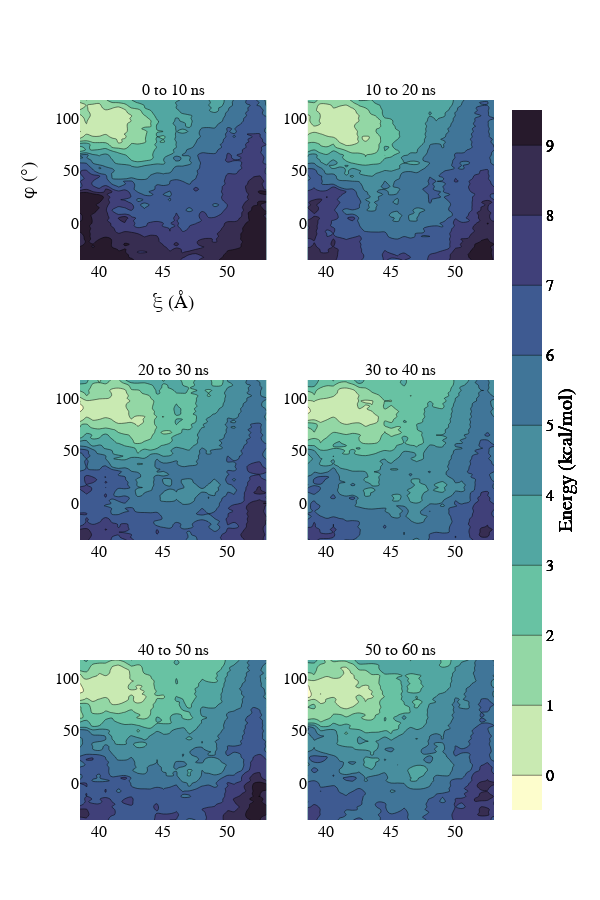

Here is the notebook cell this chart was saved with:
### Code cell
nb=8
fig = make_subplots(rows=3,cols=2, subplot_titles=["%d to %d ns" % (_*10, (_+1)*10) for _ in range(nb)])
for i in range(nb-2):
    fig.add_trace(go.Contour(z=pmf_array[i+2,10:-5,:-1],x=cols[2:-2],y=rows[10:-5], \
                             contours=dict(start=0,end=9,size=1),colorscale='deep', \
                                                  colorbar=dict(
            title='Energy\n(kcal/mol)', # title here
            titleside='right',
            titlefont=dict(
                size=20,
                family='Arial Black, sans-serif',
            color='black'))), \
                             row=1+int(i/2),col=1+i%2)
    
 #   fig.update_xaxes(title_text="ψ (Å)",row=1+int(i/2),col=i%2+1)
fig['layout'].update(width=600,height=900)
fig.update_layout(
    xaxis_title="ξ (Å)",
    yaxis_title="φ (°)",
    font=dict(size=16,family='Arial',color='black'),
    showlegend=False
)
fig.show()
fig.write_image("blocks.svg")

### Figure 1 — Plotly figure (JSON) as saved in the notebook; plotly's stock layout.template omitted (floating-point values rounded to 4 significant figures; data arrays with more than 128 entries replaced by an {"elided": "..."} marker saying what was removed)
{"data": [{"colorbar": {"title": {"font": {"color": "black", "family": "Arial Black, sans-serif", "size": 20}, "side": "right", "text": "Energy\n(kcal/mol)"}}, "colorscale": [[0, "rgb(253, 253, 204)"], [0.09091, "rgb(206, 236, 179)"], [0.1818, "rgb(156, 219, 165)"], [0.2727, "rgb(111, 201, 163)"], [0.3636, "rgb(86, 177, 163)"], [0.4545, "rgb(76, 153, 160)"], [0.5455, "rgb(68, 130, 155)"], [0.6364, "rgb(62, 108, 150)"], [0.7273, "rgb(62, 82, 143)"], [0.8182, "rgb(64, 60, 115)"], [0.9091, "rgb(54, 43, 77)"], [1, "rgb(39, 26, 44)"]], "contours": {"end": 9, "size": 1, "start": 0}, "type": "contour", "x": [38.55, 39.05, 39.55, 40.05, 40.55, 41.05, 41.55, 42.05, 42.55, 43.05, 43.55, 44.05, 44.55, 45.05, 45.55, 46.05, 46.55, 47.05, 47.55, 48.05, 48.55, 49.05, 49.55, 50.05, 50.55, 51.05, 51.55], "xaxis": "x", "y": [-34.95, -32.45, -29.95, -27.45, -24.95, -22.45, -19.95, -17.45, -14.95, -12.45, -9.95, -7.45, -4.95, -2.45, 0.05, 2.55, 5.05, 7.55, 10.05, 12.55, 15.05, 17.55, 20.05, 22.55, 25.05, 27.55, 30.05, 32.55, 35.05, 37.55, 40.05, 42.55, 45.05, 47.55, 50.05, 52.55, 55.05, 57.55, 60.05, 62.55, 65.05, 67.55, 70.05, 72.55, 75.05, 77.55, 80.05, 82.55, 85.05, 87.55, 90.05, 92.55, 95.05, 97.55, 100.0, 102.5, 105.0, 107.5, 110.0, 112.5, 115.0, 117.5], "yaxis": "y", "z": {"elided": "62x30 float values"}}, {"colorbar": {"title": {"font": {"color": "black", "family": "Arial Black, sans-serif", "size": 20}, "side": "right", "text": "Energy\n(kcal/mol)"}}, "colorscale": [[0, "rgb(253, 253, 204)"], [0.09091, "rgb(206, 236, 179)"], [0.1818, "rgb(156, 219, 165)"], [0.2727, "rgb(111, 201, 163)"], [0.3636, "rgb(86, 177, 163)"], [0.4545, "rgb(76, 153, 160)"], [0.5455, "rgb(68, 130, 155)"], [0.6364, "rgb(62, 108, 150)"], [0.7273, "rgb(62, 82, 143)"], [0.8182, "rgb(64, 60, 115)"], [0.9091, "rgb(54, 43, 77)"], [1, "rgb(39, 26, 44)"]], "contours": {"end": 9, "size": 1, "start": 0}, "type": "contour", "x": [38.55, 39.05, 39.55, 40.05, 40.55, 41.05, 41.55, 42.05, 42.55, 43.05, 43.55, 44.05, 44.55, 45.05, 45.55, 46.05, 46.55, 47.05, 47.55, 48.05, 48.55, 49.05, 49.55, 50.05, 50.55, 51.05, 51.55], "xaxis": "x2", "y": [-34.95, -32.45, -29.95, -27.45, -24.95, -22.45, -19.95, -17.45, -14.95, -12.45, -9.95, -7.45, -4.95, -2.45, 0.05, 2.55, 5.05, 7.55, 10.05, 12.55, 15.05, 17.55, 20.05, 22.55, 25.05, 27.55, 30.05, 32.55, 35.05, 37.55, 40.05, 42.55, 45.05, 47.55, 50.05, 52.55, 55.05, 57.55, 60.05, 62.55, 65.05, 67.55, 70.05, 72.55, 75.05, 77.55, 80.05, 82.55, 85.05, 87.55, 90.05, 92.55, 95.05, 97.55, 100.0, 102.5, 105.0, 107.5, 110.0, 112.5, 115.0, 117.5], "yaxis": "y2", "z": {"elided": "62x30 float values"}}, {"colorbar": {"title": {"font": {"color": "black", "family": "Arial Black, sans-serif", "size": 20}, "side": "right", "text": "Energy\n(kcal/mol)"}}, "colorscale": [[0, "rgb(253, 253, 204)"], [0.09091, "rgb(206, 236, 179)"], [0.1818, "rgb(156, 219, 165)"], [0.2727, "rgb(111, 201, 163)"], [0.3636, "rgb(86, 177, 163)"], [0.4545, "rgb(76, 153, 160)"], [0.5455, "rgb(68, 130, 155)"], [0.6364, "rgb(62, 108, 150)"], [0.7273, "rgb(62, 82, 143)"], [0.8182, "rgb(64, 60, 115)"], [0.9091, "rgb(54, 43, 77)"], [1, "rgb(39, 26, 44)"]], "contours": {"end": 9, "size": 1, "start": 0}, "type": "contour", "x": [38.55, 39.05, 39.55, 40.05, 40.55, 41.05, 41.55, 42.05, 42.55, 43.05, 43.55, 44.05, 44.55, 45.05, 45.55, 46.05, 46.55, 47.05, 47.55, 48.05, 48.55, 49.05, 49.55, 50.05, 50.55, 51.05, 51.55], "xaxis": "x3", "y": [-34.95, -32.45, -29.95, -27.45, -24.95, -22.45, -19.95, -17.45, -14.95, -12.45, -9.95, -7.45, -4.95, -2.45, 0.05, 2.55, 5.05, 7.55, 10.05, 12.55, 15.05, 17.55, 20.05, 22.55, 25.05, 27.55, 30.05, 32.55, 35.05, 37.55, 40.05, 42.55, 45.05, 47.55, 50.05, 52.55, 55.05, 57.55, 60.05, 62.55, 65.05, 67.55, 70.05, 72.55, 75.05, 77.55, 80.05, 82.55, 85.05, 87.55, 90.05, 92.55, 95.05, 97.55, 100.0, 102.5, 105.0, 107.5, 110.0, 112.5, 115.0, 117.5], "yaxis": "y3", "z": {"elided": "62x30 float values"}}, {"colorbar": {"title": {"font": {"color": "black", "family": "Arial Black, sans-serif", "size": 20}, "side": "right", "text": "Energy\n(kcal/mol)"}}, "colorscale": [[0, "rgb(253, 253, 204)"], [0.09091, "rgb(206, 236, 179)"], [0.1818, "rgb(156, 219, 165)"], [0.2727, "rgb(111, 201, 163)"], [0.3636, "rgb(86, 177, 163)"], [0.4545, "rgb(76, 153, 160)"], [0.5455, "rgb(68, 130, 155)"], [0.6364, "rgb(62, 108, 150)"], [0.7273, "rgb(62, 82, 143)"], [0.8182, "rgb(64, 60, 115)"], [0.9091, "rgb(54, 43, 77)"], [1, "rgb(39, 26, 44)"]], "contours": {"end": 9, "size": 1, "start": 0}, "type": "contour", "x": [38.55, 39.05, 39.55, 40.05, 40.55, 41.05, 41.55, 42.05, 42.55, 43.05, 43.55, 44.05, 44.55, 45.05, 45.55, 46.05, 46.55, 47.05, 47.55, 48.05, 48.55, 49.05, 49.55, 50.05, 50.55, 51.05, 51.55], "xaxis": "x4", "y": [-34.95, -32.45, -29.95, -27.45, -24.95, -22.45, -19.95, -17.45, -14.95, -12.45, -9.95, -7.45, -4.95, -2.45, 0.05, 2.55, 5.05, 7.55, 10.05, 12.55, 15.05, 17.55, 20.05, 22.55, 25.05, 27.55, 30.05, 32.55, 35.05, 37.55, 40.05, 42.55, 45.05, 47.55, 50.05, 52.55, 55.05, 57.55, 60.05, 62.55, 65.05, 67.55, 70.05, 72.55, 75.05, 77.55, 80.05, 82.55, 85.05, 87.55, 90.05, 92.55, 95.05, 97.55, 100.0, 102.5, 105.0, 107.5, 110.0, 112.5, 115.0, 117.5], "yaxis": "y4", "z": {"elided": "62x30 float values"}}, {"colorbar": {"title": {"font": {"color": "black", "family": "Arial Black, sans-serif", "size": 20}, "side": "right", "text": "Energy\n(kcal/mol)"}}, "colorscale": [[0, "rgb(253, 253, 204)"], [0.09091, "rgb(206, 236, 179)"], [0.1818, "rgb(156, 219, 165)"], [0.2727, "rgb(111, 201, 163)"], [0.3636, "rgb(86, 177, 163)"], [0.4545, "rgb(76, 153, 160)"], [0.5455, "rgb(68, 130, 155)"], [0.6364, "rgb(62, 108, 150)"], [0.7273, "rgb(62, 82, 143)"], [0.8182, "rgb(64, 60, 115)"], [0.9091, "rgb(54, 43, 77)"], [1, "rgb(39, 26, 44)"]], "contours": {"end": 9, "size": 1, "start": 0}, "type": "contour", "x": [38.55, 39.05, 39.55, 40.05, 40.55, 41.05, 41.55, 42.05, 42.55, 43.05, 43.55, 44.05, 44.55, 45.05, 45.55, 46.05, 46.55, 47.05, 47.55, 48.05, 48.55, 49.05, 49.55, 50.05, 50.55, 51.05, 51.55], "xaxis": "x5", "y": [-34.95, -32.45, -29.95, -27.45, -24.95, -22.45, -19.95, -17.45, -14.95, -12.45, -9.95, -7.45, -4.95, -2.45, 0.05, 2.55, 5.05, 7.55, 10.05, 12.55, 15.05, 17.55, 20.05, 22.55, 25.05, 27.55, 30.05, 32.55, 35.05, 37.55, 40.05, 42.55, 45.05, 47.55, 50.05, 52.55, 55.05, 57.55, 60.05, 62.55, 65.05, 67.55, 70.05, 72.55, 75.05, 77.55, 80.05, 82.55, 85.05, 87.55, 90.05, 92.55, 95.05, 97.55, 100.0, 102.5, 105.0, 107.5, 110.0, 112.5, 115.0, 117.5], "yaxis": "y5", "z": {"elided": "62x30 float values"}}, {"colorbar": {"title": {"font": {"color": "black", "family": "Arial Black, sans-serif", "size": 20}, "side": "right", "text": "Energy\n(kcal/mol)"}}, "colorscale": [[0, "rgb(253, 253, 204)"], [0.09091, "rgb(206, 236, 179)"], [0.1818, "rgb(156, 219, 165)"], [0.2727, "rgb(111, 201, 163)"], [0.3636, "rgb(86, 177, 163)"], [0.4545, "rgb(76, 153, 160)"], [0.5455, "rgb(68, 130, 155)"], [0.6364, "rgb(62, 108, 150)"], [0.7273, "rgb(62, 82, 143)"], [0.8182, "rgb(64, 60, 115)"], [0.9091, "rgb(54, 43, 77)"], [1, "rgb(39, 26, 44)"]], "contours": {"end": 9, "size": 1, "start": 0}, "type": "contour", "x": [38.55, 39.05, 39.55, 40.05, 40.55, 41.05, 41.55, 42.05, 42.55, 43.05, 43.55, 44.05, 44.55, 45.05, 45.55, 46.05, 46.55, 47.05, 47.55, 48.05, 48.55, 49.05, 49.55, 50.05, 50.55, 51.05, 51.55], "xaxis": "x6", "y": [-34.95, -32.45, -29.95, -27.45, -24.95, -22.45, -19.95, -17.45, -14.95, -12.45, -9.95, -7.45, -4.95, -2.45, 0.05, 2.55, 5.05, 7.55, 10.05, 12.55, 15.05, 17.55, 20.05, 22.55, 25.05, 27.55, 30.05, 32.55, 35.05, 37.55, 40.05, 42.55, 45.05, 47.55, 50.05, 52.55, 55.05, 57.55, 60.05, 62.55, 65.05, 67.55, 70.05, 72.55, 75.05, 77.55, 80.05, 82.55, 85.05, 87.55, 90.05, 92.55, 95.05, 97.55, 100.0, 102.5, 105.0, 107.5, 110.0, 112.5, 115.0, 117.5], "yaxis": "y6", "z": {"elided": "62x30 float values"}}], "layout": {"annotations": [{"font": {"size": 16}, "showarrow": false, "text": "0 to 10 ns", "x": 0.225, "xanchor": "center", "xref": "paper", "y": 1, "yanchor": "bottom", "yref": "paper"}, {"font": {"size": 16}, "showarrow": false, "text": "10 to 20 ns", "x": 0.775, "xanchor": "center", "xref": "paper", "y": 1, "yanchor": "bottom", "yref": "paper"}, {"font": {"size": 16}, "showarrow": false, "text": "20 to 30 ns", "x": 0.225, "xanchor": "center", "xref": "paper", "y": 0.6111, "yanchor": "bottom", "yref": "paper"}, {"font": {"size": 16}, "showarrow": false, "text": "30 to 40 ns", "x": 0.775, "xanchor": "center", "xref": "paper", "y": 0.6111, "yanchor": "bottom", "yref": "paper"}, {"font": {"size": 16}, "showarrow": false, "text": "40 to 50 ns", "x": 0.225, "xanchor": "center", "xref": "paper", "y": 0.2222, "yanchor": "bottom", "yref": "paper"}, {"font": {"size": 16}, "showarrow": false, "text": "50 to 60 ns", "x": 0.775, "xanchor": "center", "xref": "paper", "y": 0.2222, "yanchor": "bottom", "yref": "paper"}], "font": {"color": "black", "family": "Arial", "size": 16}, "height": 900, "showlegend": false, "width": 600, "xaxis": {"anchor": "y", "autorange": true, "domain": [0, 0.45], "range": [38.55, 53.05], "title": {"text": "ξ (Å)"}, "type": "linear"}, "xaxis2": {"anchor": "y2", "autorange": true, "domain": [0.55, 1], "range": [38.55, 53.05], "type": "linear"}, "xaxis3": {"anchor": "y3", "autorange": true, "domain": [0, 0.45], "range": [38.55, 53.05], "type": "linear"}, "xaxis4": {"anchor": "y4", "autorange": true, "domain": [0.55, 1], "range": [38.55, 53.05], "type": "linear"}, "xaxis5": {"anchor": "y5", "autorange": true, "domain": [0, 0.45], "range": [38.55, 53.05], "type": "linear"}, "xaxis6": {"anchor": "y6", "autorange": true, "domain": [0.55, 1], "range": [38.55, 53.05], "type": "linear"}, "yaxis": {"anchor": "x", "autorange": true, "domain": [0.7778, 1], "range": [-34.95, 117.5], "title": {"text": "φ (°)"}, "type": "linear"}, "yaxis2": {"anchor": "x2", "autorange": true, "domain": [0.7778, 1], "range": [-34.95, 117.5], "type": "linear"}, "yaxis3": {"anchor": "x3", "autorange": true, "domain": [0.3889, 0.6111], "range": [-34.95, 117.5], "type": "linear"}, "yaxis4": {"anchor": "x4", "autorange": true, "domain": [0.3889, 0.6111], "range": [-34.95, 117.5], "type": "linear"}, "yaxis5": {"anchor": "x5", "autorange": true, "domain": [0, 0.2222], "range": [-34.95, 117.5], "type": "linear"}, "yaxis6": {"anchor": "x6", "autorange": true, "domain": [0, 0.2222], "range": [-34.95, 117.5], "type": "linear"}}}
